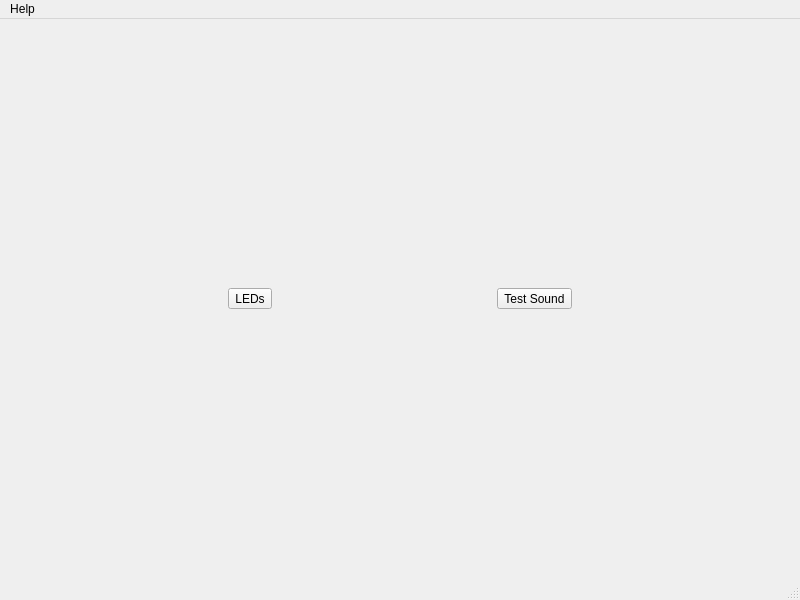
<?xml version="1.0" encoding="UTF-8"?>
<ui version="4.0">
 <class>MainWindow</class>
 <widget class="QMainWindow" name="MainWindow">
  <property name="geometry">
   <rect>
    <x>0</x>
    <y>0</y>
    <width>800</width>
    <height>600</height>
   </rect>
  </property>
  <property name="windowTitle">
   <string>Emergency - Control Monitor</string>
  </property>
  <property name="windowIcon">
   <iconset resource="../monitor.qrc">
    <normaloff>:/images/logo.png</normaloff>:/images/logo.png</iconset>
  </property>
  <widget class="QWidget" name="centralwidget">
   <layout class="QVBoxLayout" name="verticalLayout">
    <item>
     <layout class="QHBoxLayout" name="horizontalLayout">
      <item>
       <widget class="QToolButton" name="ledsButton">
        <property name="text">
         <string>LEDs</string>
        </property>
        <property name="icon">
         <iconset resource="../monitor.qrc">
          <normaloff>:/images/led.png</normaloff>:/images/led.png</iconset>
        </property>
        <property name="iconSize">
         <size>
          <width>32</width>
          <height>32</height>
         </size>
        </property>
        <property name="toolButtonStyle">
         <enum>Qt::ToolButtonTextBesideIcon</enum>
        </property>
       </widget>
      </item>
      <item>
       <widget class="QToolButton" name="testSoundButton">
        <property name="text">
         <string>Test Sound</string>
        </property>
        <property name="icon">
         <iconset resource="../monitor.qrc">
          <normaloff>:/images/speaker.png</normaloff>:/images/speaker.png</iconset>
        </property>
        <property name="iconSize">
         <size>
          <width>32</width>
          <height>32</height>
         </size>
        </property>
        <property name="toolButtonStyle">
         <enum>Qt::ToolButtonTextBesideIcon</enum>
        </property>
       </widget>
      </item>
     </layout>
    </item>
    <item>
     <layout class="QGridLayout" name="gridLayout">
      <property name="spacing">
       <number>0</number>
      </property>
     </layout>
    </item>
   </layout>
  </widget>
  <widget class="QMenuBar" name="menubar">
   <property name="geometry">
    <rect>
     <x>0</x>
     <y>0</y>
     <width>800</width>
     <height>22</height>
    </rect>
   </property>
   <widget class="QMenu" name="menuAbout">
    <property name="title">
     <string>Help</string>
    </property>
    <addaction name="actionAbout"/>
   </widget>
   <addaction name="menuAbout"/>
  </widget>
  <widget class="QStatusBar" name="statusbar"/>
  <action name="actionAbout">
   <property name="icon">
    <iconset resource="../monitor.qrc">
     <normaloff>:/images/info.png</normaloff>:/images/info.png</iconset>
   </property>
   <property name="text">
    <string>About</string>
   </property>
  </action>
 </widget>
 <resources>
  <include location="../monitor.qrc"/>
 </resources>
 <connections/>
</ui>
